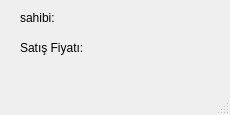
<?xml version="1.0" encoding="UTF-8"?>
<ui version="4.0">
 <class>MainWindow</class>
 <widget class="QMainWindow" name="MainWindow">
  <property name="geometry">
   <rect>
    <x>0</x>
    <y>0</y>
    <width>230</width>
    <height>115</height>
   </rect>
  </property>
  <property name="windowTitle">
   <string>MainWindow</string>
  </property>
  <widget class="QWidget" name="centralwidget">
   <widget class="QLabel" name="label">
    <property name="geometry">
     <rect>
      <x>20</x>
      <y>10</y>
      <width>49</width>
      <height>16</height>
     </rect>
    </property>
    <property name="text">
     <string>sahibi:</string>
    </property>
   </widget>
   <widget class="QLabel" name="owner">
    <property name="geometry">
     <rect>
      <x>100</x>
      <y>10</y>
      <width>101</width>
      <height>16</height>
     </rect>
    </property>
    <property name="text">
     <string/>
    </property>
   </widget>
   <widget class="QLabel" name="label_2">
    <property name="geometry">
     <rect>
      <x>20</x>
      <y>40</y>
      <width>71</width>
      <height>16</height>
     </rect>
    </property>
    <property name="text">
     <string>Satış Fiyatı:</string>
    </property>
   </widget>
   <widget class="QLabel" name="price">
    <property name="geometry">
     <rect>
      <x>100</x>
      <y>40</y>
      <width>51</width>
      <height>16</height>
     </rect>
    </property>
    <property name="text">
     <string/>
    </property>
   </widget>
  </widget>
  <widget class="QMenuBar" name="menubar">
   <property name="geometry">
    <rect>
     <x>0</x>
     <y>0</y>
     <width>230</width>
     <height>21</height>
    </rect>
   </property>
  </widget>
  <widget class="QStatusBar" name="statusbar"/>
 </widget>
 <resources/>
 <connections/>
</ui>
